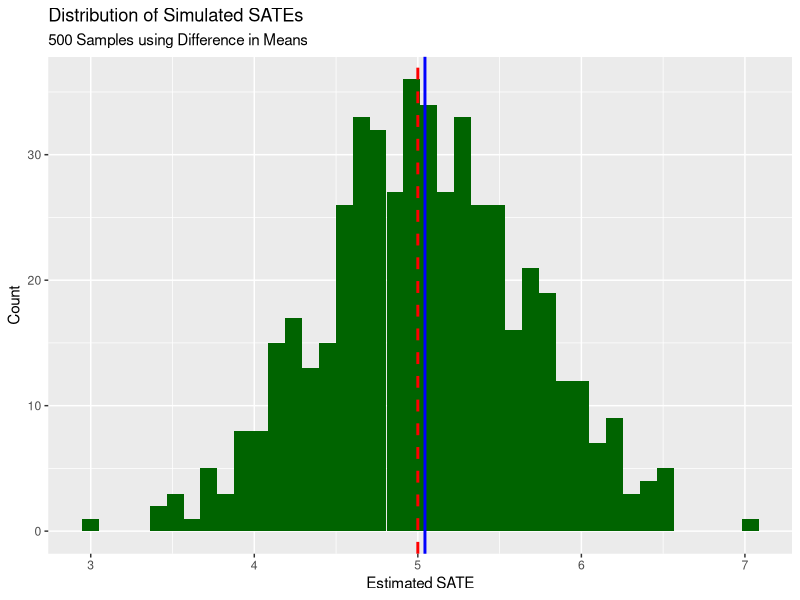
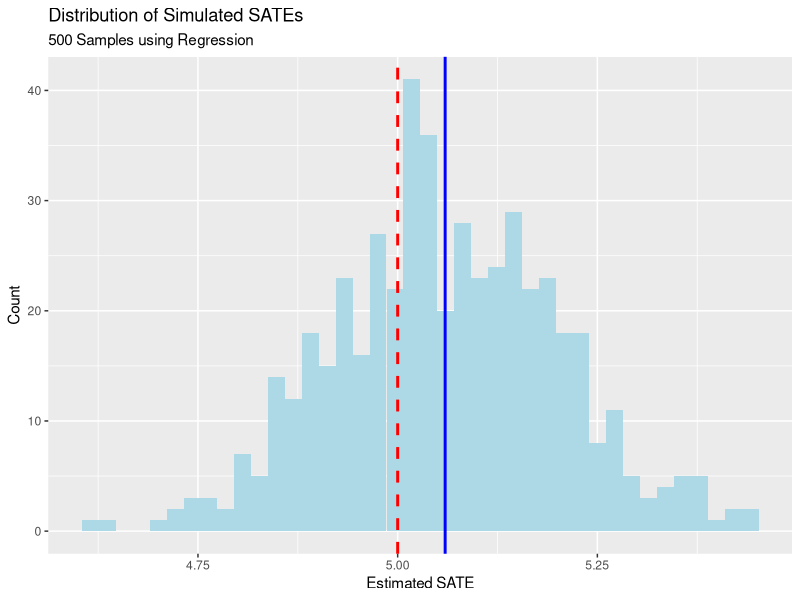

R code for these plots, in order:
## ---- chunk 1
#| echo: false
#| message: false
#| warning: false

library(tidyverse)
library(broom)

set.seed(1)
## ---- chunk 2
n <- 100
delta <- 5
b0 <- 10
b1 <- 1.1

d <- tibble( #creating data frame
  id = 1:n, #creates student IDs from 1-100
  x = rnorm(n, 65, 3), #quiz 1 scores 
  u0 = rnorm(n, 0, 1), 
  u1 = rnorm(n, 0, 1), #error terms
  y0 = b0 + b1*x + u0, #potential outcomes of control
  y1 = b0 + b1*x + delta + u1, #potential outcomes of treated
  t = sample(rep(0:1, 50), replace = FALSE), #randomly assigns 50 students to control and 50 to treatment
  y = if_else(t == 1, y1, y0)) #assigns y1 for treated, y0 for control

## ---- chunk 3
#| echo: false
#| message: false
#| warning: false


#a True SATE
sate <- d |> 
  summarize(sate = mean(y1 - y0)) |>  #uses potential outcomes
  pull()
## ---- chunk 4
#| echo: false
#| message: false
#| warning: false


#b Estimated SATE
sate_hat <- d |> 
  group_by(t) |> 
  mutate(t = paste0("t", t)) |> 
  summarise(mean = mean(y)) |> 
  pivot_wider(names_from = t, values_from = mean) |> 
  mutate(sate_hat = t1 - t0) #`1` - `0`
  
print(sate_hat) 

## ---- chunk 5
#| echo: false
#| message: false
#| warning: false


sate_hats <- c()
for(i in 1:500) {
  
  sate_hats[i] <- 
    d |> 
    mutate(t = sample(t, replace = FALSE),
           y = if_else(t == 1, y1, y0)) |> 
  group_by(t) |> 
  mutate(t = paste0("t", t)) |> 
  summarise(mean = mean(y)) |> 
  pivot_wider(names_from = t, values_from = mean) |> 
  mutate(sate_hat = t1 - t0) |> 
  pull(sate_hat)
}

mean_sate <- mean(sate_hats)
sd_sate <- sd(sate_hats)



## ---- chunk 6
#| echo: false
#| message: false
#| warning: false


sate_hats_df <- tibble(sate_hats = sate_hats)

sate_hats_plot <- sate_hats_df |> 
  ggplot(aes(x = sate_hats)) +
  geom_histogram(bins = 40, fill = "darkgreen") +
  geom_vline(xintercept = mean(sate_hats_df$sate_hats), linewidth = 1, color = "blue") +
  geom_vline(xintercept = delta, linewidth = 1, linetype = "dashed", color = "red") +
  labs(title = "Distribution of Simulated SATEs",
       subtitle = "500 Samples using Difference in Means",
       x = "Estimated SATE",
       y = "Count")

sate_hats_plot

print(paste0(mean(sate_hats_df$sate_hats)))
print(paste0(sd(sate_hats_df$sate_hats)))

## ---- chunk 7
#| echo: false
#| message: false
#| warning: false


reg1 <- lm(y ~ t, data = d)

tidy(reg1)

reg2 <- lm(y ~ t + x, data = d)

tidy(reg2)
## ---- chunk 8
#| echo: false
#| message: false
#| warning: false


sate_hats_lm <- c()
for(i in 1:500) {
  
  sate_hats_lm[i] <- 
    d |> 
    mutate(t = sample(t, replace = FALSE),
           y = if_else(t == 1, y1, y0)) |> 
  summarise(sate_hat = {
    tidy(lm(y ~ t + x, data = cur_data())) |> 
    filter(term == "t") |> 
    pull(estimate)
  }) |> 
  pull(sate_hat)
}

mean_sate_lm <- mean(sate_hats_lm)
sd_sate_lm <- sd(sate_hats_lm)
## ---- chunk 9
#| echo: false
#| message: false
#| warning: false


sate_hats_lm_df <- tibble(sate_hats_lm = sate_hats_lm)

sate_hats_lm_plot <- sate_hats_lm_df |> 
  ggplot(aes(x = sate_hats_lm)) +
  geom_histogram(bins = 40, fill = "lightblue") +
  geom_vline(xintercept = mean(sate_hats_lm_df$sate_hats_lm), linewidth = 1, color = "blue") +
  geom_vline(xintercept = delta, linewidth = 1, linetype = "dashed", color = "red") +
  labs(title = "Distribution of Simulated SATEs",
       subtitle = "500 Samples using Regression",
       x = "Estimated SATE",
       y = "Count")

sate_hats_lm_plot

## ---- chunk 10
#| echo: false
#| message: false
#| warning: false


tibble(
  method = c("Difference in Means", "Regression (y ~ t + x)"),
  mean   = c(mean(sate_hats),     mean(sate_hats_lm)),
  sd     = c(sd(sate_hats),       sd(sate_hats_lm))
)
